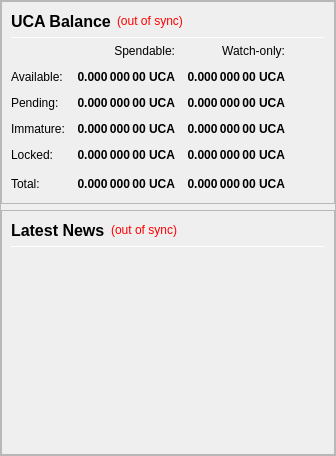
                <widget class="QFrame" name="frameObfuscation">
                 <property name="minimumSize">
                  <size>
                   <width>0</width>
                   <height>0</height>
                  </size>
                 </property>
                 <property name="frameShape">
                  <enum>QFrame::StyledPanel</enum>
                 </property>
                 <property name="frameShadow">
                  <enum>QFrame::Raised</enum>
                 </property>
                 <layout class="QVBoxLayout" name="verticalLayout" stretch="0,0">
                  <property name="leftMargin">
                   <number>0</number>
                  </property>
                  <property name="topMargin">
                   <number>0</number>
                  </property>
                  <property name="rightMargin">
                   <number>0</number>
                  </property>
                  <property name="bottomMargin">
                   <number>0</number>
                  </property>
                  <item>
                   <widget class="QFrame" name="frame_Balances">
                    <property name="frameShape">
                     <enum>QFrame::StyledPanel</enum>
                    </property>
                    <property name="frameShadow">
                     <enum>QFrame::Raised</enum>
                    </property>
                    <layout class="QVBoxLayout" name="verticalLayout_2">
                     <item>
                      <layout class="QHBoxLayout" name="horizontalLayout_4">
                       <item>
                        <widget class="QLabel" name="label_5">
                         <property name="minimumSize">
                          <size>
                           <width>0</width>
                           <height>20</height>
                          </size>
                         </property>
                         <property name="font">
                          <font>
                           <pointsize>12</pointsize>
                           <weight>75</weight>
                           <bold>true</bold>
                          </font>
                         </property>
                         <property name="text">
                          <string>UCA Balance</string>
                         </property>
                        </widget>
                       </item>
                       <item>
                        <widget class="QLabel" name="labelWalletStatus">
                         <property name="cursor">
                          <cursorShape>WhatsThisCursor</cursorShape>
                         </property>
                         <property name="toolTip">
                          <string>The displayed information may be out of date. Your wallet automatically synchronizes with the KYD network after a connection is established, but this process has not completed yet.</string>
                         </property>
                         <property name="styleSheet">
                          <string notr="true">QLabel { color: red; }</string>
                         </property>
                         <property name="text">
                          <string notr="true">(out of sync)</string>
                         </property>
                         <property name="alignment">
                          <set>Qt::AlignLeading|Qt::AlignLeft|Qt::AlignVCenter</set>
                         </property>
                        </widget>
                       </item>
                       <item>
                        <spacer name="horizontalSpacer_Balance_1">
                         <property name="orientation">
                          <enum>Qt::Horizontal</enum>
                         </property>
                         <property name="sizeHint" stdset="0">
                          <size>
                           <width>40</width>
                           <height>20</height>
                          </size>
                         </property>
                        </spacer>
                       </item>
                      </layout>
                     </item>
                     <item>
                      <widget class="Line" name="line_Balance">
                       <property name="minimumSize">
                        <size>
                         <width>0</width>
                         <height>1</height>
                        </size>
                       </property>
                       <property name="maximumSize">
                        <size>
                         <width>16777215</width>
                         <height>1</height>
                        </size>
                       </property>
                       <property name="orientation">
                        <enum>Qt::Horizontal</enum>
                       </property>
                      </widget>
                     </item>
                     <item>
                      <layout class="QGridLayout" name="gridLayout">
                       <property name="spacing">
                        <number>12</number>
                       </property>
                       <item row="0" column="1">
                        <widget class="QLabel" name="labelSpendable">
                         <property name="text">
                          <string>Spendable:</string>
                         </property>
                         <property name="alignment">
                          <set>Qt::AlignRight|Qt::AlignTrailing|Qt::AlignVCenter</set>
                         </property>
                        </widget>
                       </item>
                       <item row="0" column="2">
                        <widget class="QLabel" name="labelWatchonly">
                         <property name="text">
                          <string>Watch-only:</string>
                         </property>
                         <property name="alignment">
                          <set>Qt::AlignRight|Qt::AlignTrailing|Qt::AlignVCenter</set>
                         </property>
                        </widget>
                       </item>
                       <item row="1" column="0">
                        <widget class="QLabel" name="labelBalanceText">
                         <property name="text">
                          <string>Available:</string>
                         </property>
                        </widget>
                       </item>
                       <item row="1" column="1">
                        <widget class="QLabel" name="labelBalance">
                         <property name="font">
                          <font>
                           <weight>75</weight>
                           <bold>true</bold>
                          </font>
                         </property>
                         <property name="cursor">
                          <cursorShape>IBeamCursor</cursorShape>
                         </property>
                         <property name="toolTip">
                          <string>Your current spendable balance</string>
                         </property>
                         <property name="text">
                          <string notr="true">0.000 000 00 UCA</string>
                         </property>
                         <property name="alignment">
                          <set>Qt::AlignRight|Qt::AlignTrailing|Qt::AlignVCenter</set>
                         </property>
                         <property name="textInteractionFlags">
                          <set>Qt::LinksAccessibleByMouse|Qt::TextSelectableByKeyboard|Qt::TextSelectableByMouse</set>
                         </property>
                        </widget>
                       </item>
                       <item row="1" column="2">
                        <widget class="QLabel" name="labelWatchAvailable">
                         <property name="font">
                          <font>
                           <weight>75</weight>
                           <bold>true</bold>
                          </font>
                         </property>
                         <property name="cursor">
                          <cursorShape>IBeamCursor</cursorShape>
                         </property>
                         <property name="toolTip">
                          <string>Your current balance in watch-only addresses</string>
                         </property>
                         <property name="text">
                          <string notr="true">0.000 000 00 UCA</string>
                         </property>
                         <property name="alignment">
                          <set>Qt::AlignRight|Qt::AlignTrailing|Qt::AlignVCenter</set>
                         </property>
                         <property name="textInteractionFlags">
                          <set>Qt::LinksAccessibleByMouse|Qt::TextSelectableByKeyboard|Qt::TextSelectableByMouse</set>
                         </property>
                        </widget>
                       </item>
                       <item row="2" column="0">
                        <widget class="QLabel" name="labelPendingText">
                         <property name="text">
                          <string>Pending:</string>
                         </property>
                        </widget>
                       </item>
                       <item row="2" column="1">
                        <widget class="QLabel" name="labelUnconfirmed">
                         <property name="font">
                          <font>
                           <weight>75</weight>
                           <bold>true</bold>
                          </font>
                         </property>
                         <property name="cursor">
                          <cursorShape>IBeamCursor</cursorShape>
                         </property>
                         <property name="toolTip">
                          <string>Total of transactions that have yet to be confirmed, and do not yet count toward the spendable balance</string>
                         </property>
                         <property name="text">
                          <string notr="true">0.000 000 00 UCA</string>
                         </property>
                         <property name="alignment">
                          <set>Qt::AlignRight|Qt::AlignTrailing|Qt::AlignVCenter</set>
                         </property>
                         <property name="textInteractionFlags">
                          <set>Qt::LinksAccessibleByMouse|Qt::TextSelectableByKeyboard|Qt::TextSelectableByMouse</set>
                         </property>
                        </widget>
                       </item>
                       <item row="2" column="2">
                        <widget class="QLabel" name="labelWatchPending">
                         <property name="font">
                          <font>
                           <weight>75</weight>
                           <bold>true</bold>
                          </font>
                         </property>
                         <property name="cursor">
                          <cursorShape>IBeamCursor</cursorShape>
                         </property>
                         <property name="toolTip">
                          <string>Unconfirmed transactions to watch-only addresses</string>
                         </property>
                         <property name="text">
                          <string notr="true">0.000 000 00 UCA</string>
                         </property>
                         <property name="alignment">
                          <set>Qt::AlignRight|Qt::AlignTrailing|Qt::AlignVCenter</set>
                         </property>
                         <property name="textInteractionFlags">
                          <set>Qt::LinksAccessibleByMouse|Qt::TextSelectableByKeyboard|Qt::TextSelectableByMouse</set>
                         </property>
                        </widget>
                       </item>
                       <item row="3" column="0">
                        <widget class="QLabel" name="labelImmatureText">
                         <property name="text">
                          <string>Immature:</string>
                         </property>
                        </widget>
                       </item>
                       <item row="3" column="1">
                        <widget class="QLabel" name="labelImmature">
                         <property name="font">
                          <font>
                           <weight>75</weight>
                           <bold>true</bold>
                          </font>
                         </property>
                         <property name="cursor">
                          <cursorShape>IBeamCursor</cursorShape>
                         </property>
                         <property name="toolTip">
                          <string>Staked or masternode rewards that has not yet matured</string>
                         </property>
                         <property name="text">
                          <string notr="true">0.000 000 00 UCA</string>
                         </property>
                         <property name="alignment">
                          <set>Qt::AlignRight|Qt::AlignTrailing|Qt::AlignVCenter</set>
                         </property>
                         <property name="textInteractionFlags">
                          <set>Qt::LinksAccessibleByMouse|Qt::TextSelectableByKeyboard|Qt::TextSelectableByMouse</set>
                         </property>
                        </widget>
                       </item>
                       <item row="3" column="2">
                        <widget class="QLabel" name="labelWatchImmature">
                         <property name="font">
                          <font>
                           <weight>75</weight>
                           <bold>true</bold>
                          </font>
                         </property>
                         <property name="cursor">
                          <cursorShape>IBeamCursor</cursorShape>
                         </property>
                         <property name="toolTip">
                          <string>Staked or masternode rewards in watch-only addresses that has not yet matured</string>
                         </property>
                         <property name="text">
                          <string notr="true">0.000 000 00 UCA</string>
                         </property>
                         <property name="alignment">
                          <set>Qt::AlignRight|Qt::AlignTrailing|Qt::AlignVCenter</set>
                         </property>
                         <property name="textInteractionFlags">
                          <set>Qt::LinksAccessibleByMouse|Qt::TextSelectableByKeyboard|Qt::TextSelectableByMouse</set>
                         </property>
                        </widget>
                       </item>
                       <item row="4" column="0">
                        <widget class="QLabel" name="labelLockedBalanceText">
                         <property name="toolTip">
                          <string>Locked UCA or Masternode collaterals.</string>
                         </property>
                         <property name="text">
                          <string>Locked:</string>
                         </property>
                        </widget>
                       </item>
                       <item row="4" column="1">
                        <widget class="QLabel" name="labelLockedBalance">
                         <property name="font">
                          <font>
                           <weight>75</weight>
                           <bold>true</bold>
                          </font>
                         </property>
                         <property name="cursor">
                          <cursorShape>IBeamCursor</cursorShape>
                         </property>
                         <property name="toolTip">
                          <string>Locked UCA or Masternode collaterals</string>
                         </property>
                         <property name="text">
                          <string notr="true">0.000 000 00 UCA</string>
                         </property>
                         <property name="alignment">
                          <set>Qt::AlignRight|Qt::AlignTrailing|Qt::AlignVCenter</set>
                         </property>
                         <property name="textInteractionFlags">
                          <set>Qt::LinksAccessibleByMouse|Qt::TextSelectableByKeyboard|Qt::TextSelectableByMouse</set>
                         </property>
                        </widget>
                       </item>
                       <item row="4" column="2">
                        <widget class="QLabel" name="labelWatchLocked">
                         <property name="font">
                          <font>
                           <weight>75</weight>
                           <bold>true</bold>
                          </font>
                         </property>
                         <property name="cursor">
                          <cursorShape>IBeamCursor</cursorShape>
                         </property>
                         <property name="toolTip">
                          <string>Current locked balance in watch-only addresses</string>
                         </property>
                         <property name="text">
                          <string notr="true">0.000 000 00 UCA</string>
                         </property>
                         <property name="alignment">
                          <set>Qt::AlignRight|Qt::AlignTrailing|Qt::AlignVCenter</set>
                         </property>
                         <property name="textInteractionFlags">
                          <set>Qt::LinksAccessibleByMouse|Qt::TextSelectableByKeyboard|Qt::TextSelectableByMouse</set>
                         </property>
                        </widget>
                       </item>
                       <item row="5" column="0">
                        <widget class="QLabel" name="labelTotalText">
                         <property name="toolTip">
                          <string>Your current UCA balance, unconfirmed and immature transactions included</string>
                         </property>
                         <property name="text">
                          <string>Total:</string>
                         </property>
                        </widget>
                       </item>
                       <item row="5" column="1">
                        <widget class="QLabel" name="labelTotal">
                         <property name="font">
                          <font>
                           <weight>75</weight>
                           <bold>true</bold>
                          </font>
                         </property>
                         <property name="cursor">
                          <cursorShape>IBeamCursor</cursorShape>
                         </property>
                         <property name="toolTip">
                          <string>Your current UCA balance, unconfirmed and immature transactions included</string>
                         </property>
                         <property name="text">
                          <string notr="true">0.000 000 00 UCA</string>
                         </property>
                         <property name="alignment">
                          <set>Qt::AlignRight|Qt::AlignTrailing|Qt::AlignVCenter</set>
                         </property>
                         <property name="textInteractionFlags">
                          <set>Qt::LinksAccessibleByMouse|Qt::TextSelectableByKeyboard|Qt::TextSelectableByMouse</set>
                         </property>
                        </widget>
                       </item>
                       <item row="5" column="2">
                        <widget class="QLabel" name="labelWatchTotal">
                         <property name="font">
                          <font>
                           <weight>75</weight>
                           <bold>true</bold>
                          </font>
                         </property>
                         <property name="cursor">
                          <cursorShape>IBeamCursor</cursorShape>
                         </property>
                         <property name="toolTip">
                          <string>Current total balance in watch-only addresses</string>
                         </property>
                         <property name="text">
                          <string notr="true">0.000 000 00 UCA</string>
                         </property>
                         <property name="alignment">
                          <set>Qt::AlignRight|Qt::AlignTrailing|Qt::AlignVCenter</set>
                         </property>
                         <property name="textInteractionFlags">
                          <set>Qt::LinksAccessibleByMouse|Qt::TextSelectableByKeyboard|Qt::TextSelectableByMouse</set>
                         </property>
                        </widget>
                       </item>
                       <item row="5" column="3">
                        <spacer name="horizontalSpacer_Balance_2">
                         <property name="orientation">
                          <enum>Qt::Horizontal</enum>
                         </property>
                         <property name="sizeHint" stdset="0">
                          <size>
                           <width>40</width>
                           <height>20</height>
                          </size>
                         </property>
                        </spacer>
                       </item>
                      </layout>
                     </item>
                    </layout>
                   </widget>
                  </item>
                  <item>
                   <widget class="QFrame" name="frame_News">
                    <property name="minimumSize">
                     <size>
                      <width>0</width>
                      <height>0</height>
                     </size>
                    </property>
                    <property name="frameShape">
                     <enum>QFrame::StyledPanel</enum>
                    </property>
                    <property name="frameShadow">
                     <enum>QFrame::Raised</enum>
                    </property>
                    <layout class="QVBoxLayout" name="verticalLayout_3" stretch="0,0,0">
                     <item>
                      <layout class="QHBoxLayout" name="horizontalLayout_News">
                       <item>
                        <widget class="QLabel" name="labelNews">
                         <property name="minimumSize">
                          <size>
                           <width>0</width>
                           <height>20</height>
                          </size>
                         </property>
                         <property name="font">
                          <font>
                           <pointsize>12</pointsize>
                           <weight>75</weight>
                           <bold>true</bold>
                          </font>
                         </property>
                         <property name="text">
                          <string>Latest News</string>
                         </property>
                        </widget>
                       </item>
                       <item>
                        <widget class="QLabel" name="labelNewsStatus">
                         <property name="cursor">
                          <cursorShape>WhatsThisCursor</cursorShape>
                         </property>
                         <property name="toolTip">
                          <string>The displayed information may be out of date. Your wallet automatically synchronizes with the SCN network after a connection is established, but this process has not completed yet.</string>
                         </property>
                         <property name="styleSheet">
                          <string notr="true">QLabel { color: red; }</string>
                         </property>
                         <property name="text">
                          <string notr="true">(out of sync)</string>
                         </property>
                         <property name="alignment">
                          <set>Qt::AlignRight|Qt::AlignTrailing|Qt::AlignVCenter</set>
                         </property>
                        </widget>
                       </item>
                       <item>
                        <spacer name="horizontalSpacer_Balance_3">
                         <property name="orientation">
                          <enum>Qt::Horizontal</enum>
                         </property>
                         <property name="sizeHint" stdset="0">
                          <size>
                           <width>40</width>
                           <height>20</height>
                          </size>
                         </property>
                        </spacer>
                       </item>
                      </layout>
                     </item>
                     <item>
                      <widget class="Line" name="line_News">
                       <property name="minimumSize">
                        <size>
                         <width>0</width>
                         <height>1</height>
                        </size>
                       </property>
                       <property name="maximumSize">
                        <size>
                         <width>16777215</width>
                         <height>1</height>
                        </size>
                       </property>
                       <property name="orientation">
                        <enum>Qt::Horizontal</enum>
                       </property>
                      </widget>
                     </item>
                     <item>
                      <widget class="QListWidget" name="listNews">
                       <property name="sizePolicy">
                        <sizepolicy hsizetype="Expanding" vsizetype="Expanding">
                         <horstretch>0</horstretch>
                         <verstretch>0</verstretch>
                        </sizepolicy>
                       </property>
                       <property name="minimumSize">
                        <size>
                         <width>0</width>
                         <height>0</height>
                        </size>
                       </property>
                       <property name="sizeIncrement">
                        <size>
                         <width>0</width>
                         <height>0</height>
                        </size>
                       </property>
                       <property name="styleSheet">
                        <string notr="true">QListView { background: transparent; }</string>
                       </property>
                       <property name="frameShape">
                        <enum>QFrame::NoFrame</enum>
                       </property>
                       <property name="verticalScrollBarPolicy">
                        <enum>Qt::ScrollBarAsNeeded</enum>
                       </property>
                       <property name="horizontalScrollBarPolicy">
                        <enum>Qt::ScrollBarAsNeeded</enum>
                       </property>
                       <property name="selectionMode">
                        <enum>QAbstractItemView::NoSelection</enum>
                       </property>
                       <property name="selectionBehavior">
                        <enum>QAbstractItemView::SelectRows</enum>
                       </property>
                       <property name="verticalScrollMode">
                        <enum>QAbstractItemView::ScrollPerItem</enum>
                       </property>
                      </widget>
                     </item>
                    </layout>
                   </widget>
                  </item>
                 </layout>
                </widget>
